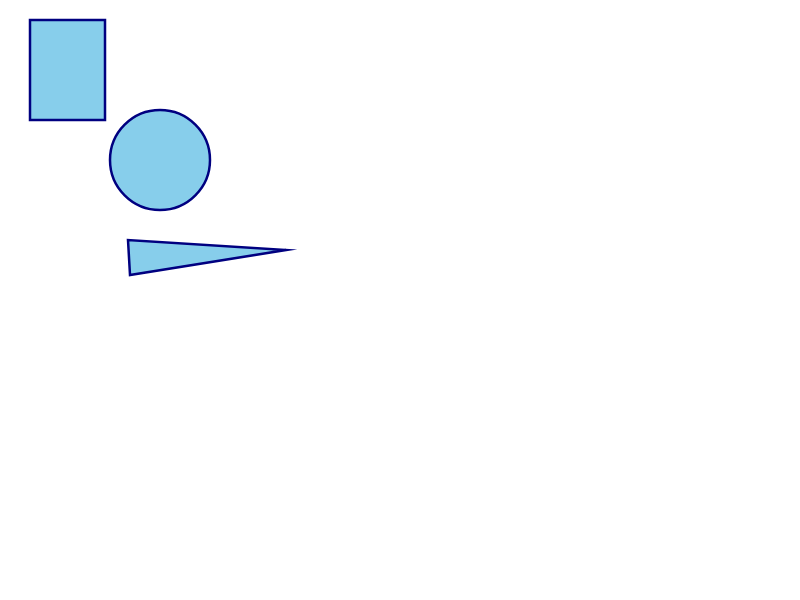
Frame 1 (no input)
Frame 60 (no input): identical to frame 1, image omitted
Frame 120 (the mouse pressed at the canvas centre since frame 60): identical to frame 1, image omitted

The p5.js sketch that drew this single still picture (run headless with seeded random() and noise() and a simulated clock; from frame 60 on, the mouse is pressed at the canvas centre):

// p5.js sketch
// ── sketch.js

// Example 1-1: stroke and fill

function setup() {
    createCanvas(displayWidth, displayHeight);
    stroke('navy');
    strokeWeight(2.5)
    fill('skyblue');
  }
  
  function draw() {
    background(255);
    rect(30,20,75,100);
    ellipse(160,160,100,100);
    triangle(130, 275, 128, 240, 286, 250);
  }
